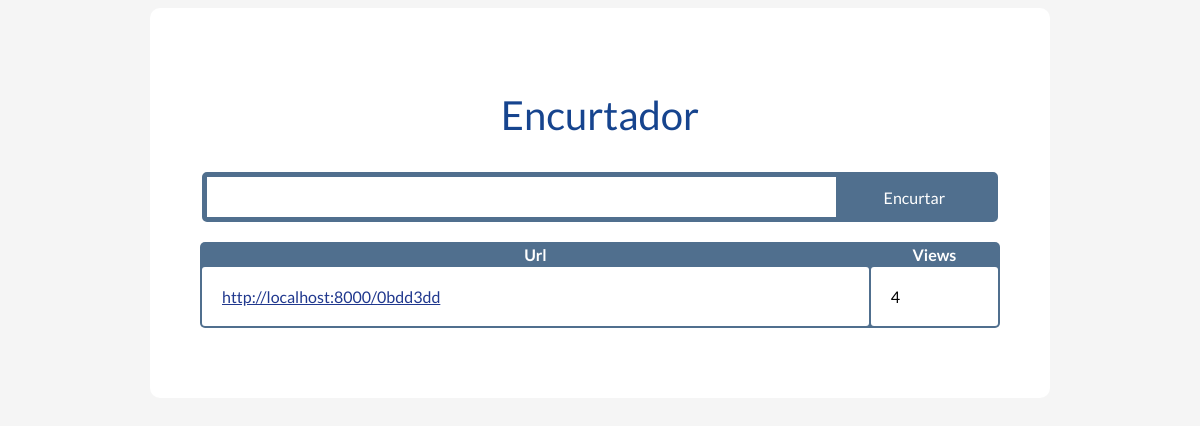
The app's page /, older data.
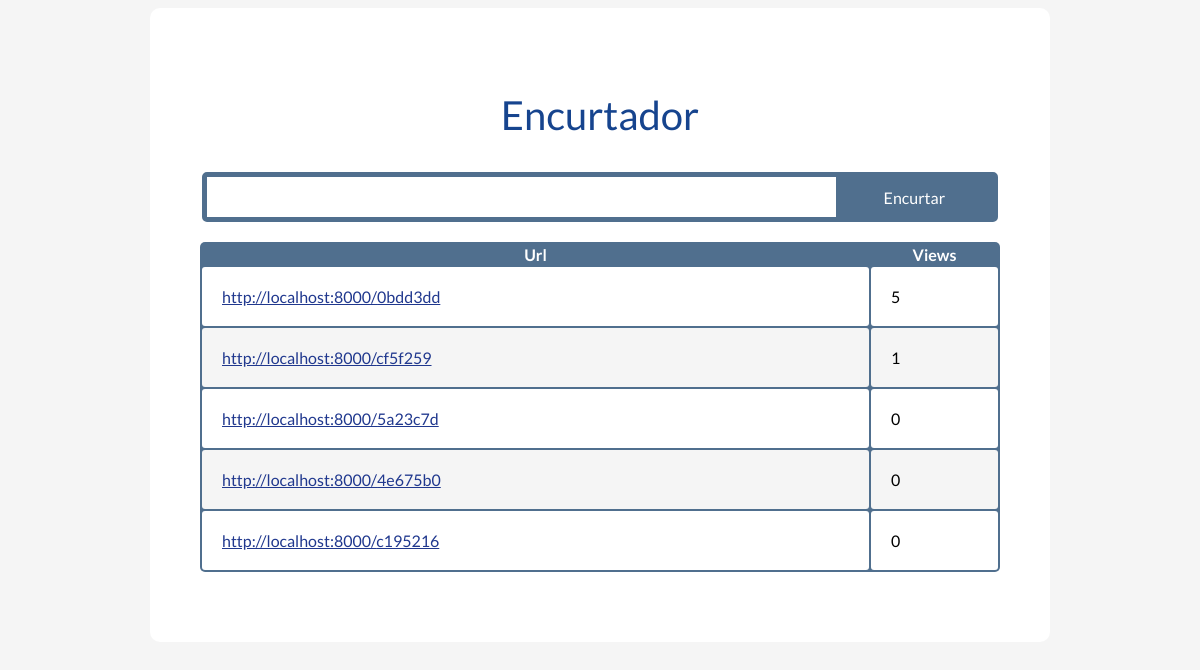
The same page, newer data.
### encurtador/core/models.py (models this page shows, shortened)
class Url(models.Model):
  original = models.CharField(max_length=200)
  short    = models.CharField(max_length=50)
  views    = models.IntegerField(default=0)
  class Meta:
    ordering = ['-views']

### encurtador/core/views.py (the view, shortened to what this page needs)
# urls.py: url(r'^$', Home.as_view(), name='home'),
class Home(CreateView):
  form_class    = UrlForm
  model         = Url
  template_name = 'core/home/index.html'
  def get_context_data(self, **kwargs):
    context = super(Home, self).get_context_data(**kwargs)
    context['urls'] = Url.objects.all()[:5]
    return context

### encurtador/core/forms.py
class UrlForm(ModelForm):
  class Meta:
    model  = Url
    fields = ['original']

### encurtador/core/templates/core/home/index.html (shortened to what this page needs)
<!DOCTYPE html>
<html lang="en">
<head>
  <link rel="stylesheet" href="{{STATIC_URL}}css/style.css" />
</head>
<body>
  <section id="container">
    <header>
      <h1>Encurtador</h1>
    </header>
    <fieldset>
      <form action="{% url 'core:home' %}" method="post">
      </form>
    </fieldset>
    <table>
      <thead>
        <tr>
          <th>Url</th>
          <th>Views</th>
        </tr>
      </thead>
      <tbody>
      {% for url in urls %}
        <tr class="{% cycle 'even' 'odd' %}">
          <td><a href="http://localhost:8000/{{ url.short }}" target="_blank" title="{{ url.original }}">http://localhost:8000/{{ url.short }}</a></td>
          <td>{{ url.views }}</td>
        </tr>
      {% endfor %}
      </tbody>
    </table>
  </section>
</body>
</html>

### encurtador/core/static/css/style.css (style rules this page uses)
body { background: #f5f5f5; font: 16px Lato, Arial; }
a { color: #20388e; }
header h1 { color: #16448e; font-weight: 600; font: 40px Lato, Arial; text-align: center; }
#container { background: #FFF; border-radius: 10px; box-sizing:border-box; margin:auto; padding:50px; width: 900px; }
#container fieldset { border-radius: 5px; border:5px solid #506f8e; padding: 0; }
#container input { font: 16px Lato, Arial; }
#container input[type=text] { border:none; box-sizing:border-box; height: 40px; width: 80%; outline: none; padding:10px; }
#container .btn { background: #506f8e; border:none; box-sizing: border-box; color: #FFF; height: 40px; width: 20%; outline: none; }
#container table { background: #506f8e; border-radius: 5px; margin:20px 0; width: 100%; }
#container table th { color: #fff; }
#container table td { padding:20px; border-radius: 3px; }
#container table tbody tr.even { background: #FFF; }
#container table tbody tr.odd { background: #F5F5F5; }

Row changes from the older to the newer data that the page shows:
changed Url "0bdd3dd": views "4" → "5"
added Url: short "cf5f259", views "1"
added Url: short "5a23c7d", views "0"
added Url: short "4e675b0", views "0"
added Url: short "c195216", views "0"
